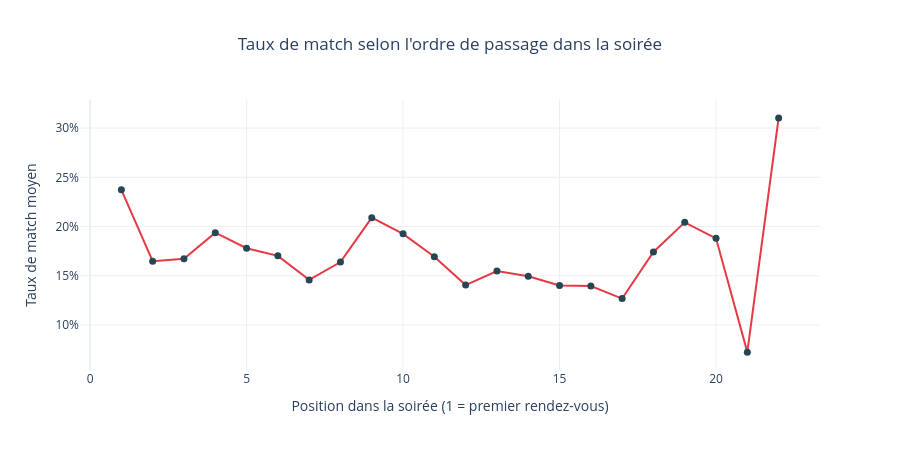

Source (notebook cell):
### Code cell
#Taux de match selon l'ordre de passage

match_rate_by_order = subset_clean.groupby("order")["match"].mean().reset_index()

fig = go.Figure(
    data=go.Scatter(
        x=match_rate_by_order["order"],
        y=match_rate_by_order["match"],
        mode="lines+markers",
        line=dict(color="#E63946", width=2),
        marker=dict(size=7, color="#264653")
    )
)
fig.update_layout(
    title=go.layout.Title(text="Taux de match selon l'ordre de passage dans la soirée", x=0.5),
    template="plotly_white",
    height=450
)
fig.update_xaxes(title_text="Position dans la soirée (1 = premier rendez-vous)")
fig.update_yaxes(title_text="Taux de match moyen", tickformat=".0%")
fig.show()

### Figure 1 — Plotly figure (JSON) as saved in the notebook; plotly's stock layout.template omitted (floating-point values rounded to 4 significant figures)
{"data": [{"line": {"color": "#E63946", "width": 2}, "marker": {"color": "#264653", "size": 7}, "mode": "lines+markers", "type": "scatter", "x": [1, 2, 3, 4, 5, 6, 7, 8, 9, 10, 11, 12, 13, 14, 15, 16, 17, 18, 19, 20, 21, 22], "y": [0.2373, 0.1649, 0.1674, 0.1938, 0.178, 0.1702, 0.1458, 0.1639, 0.209, 0.1926, 0.1693, 0.1405, 0.1548, 0.1495, 0.1402, 0.1395, 0.1268, 0.1741, 0.2042, 0.188, 0.07246, 0.3103]}], "layout": {"height": 450, "title": {"text": "Taux de match selon l'ordre de passage dans la soirée", "x": 0.5}, "xaxis": {"title": {"text": "Position dans la soirée (1 = premier rendez-vous)"}}, "yaxis": {"tickformat": ".0%", "title": {"text": "Taux de match moyen"}}}}
